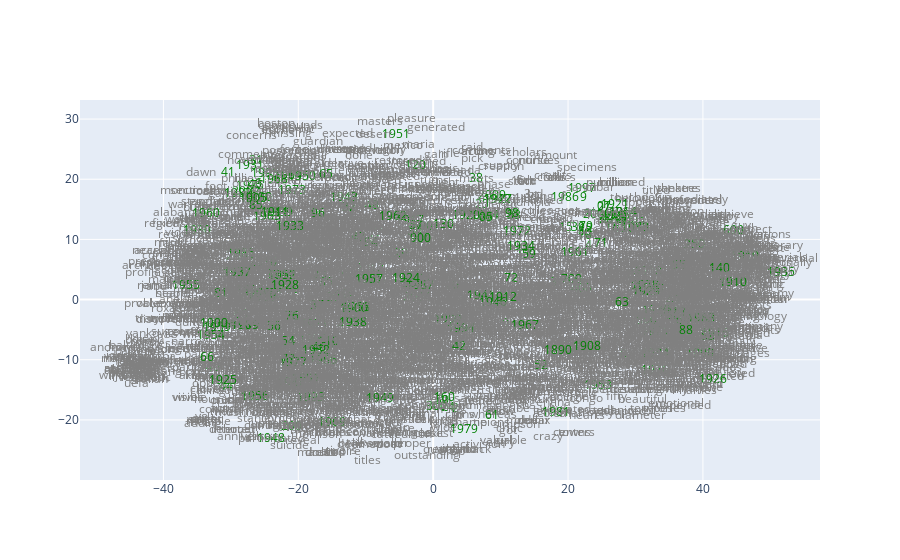

Notebook cell for this chart:
### Code cell
numeric = embeddings_df_tsne.index.str.isnumeric()
color = np.where(numeric, "green", "gray")
fig = go.Figure()

fig.add_trace(
    go.Scatter(
        x=embeddings_df_tsne[0],
        y=embeddings_df_tsne[1],
        mode="text",
        text=embeddings_df_tsne.index,
        textposition="middle center",
        textfont=dict(color=color),
    )
)
fig.write_html("word2vec_visualization.html")
fig

### Figure 1 — Plotly figure (JSON) as saved in the notebook; plotly's stock layout.template omitted (floating-point values rounded to 4 significant figures; data arrays with more than 128 entries replaced by an {"elided": "..."} marker saying what was removed)
{"data": [{"mode": "text", "text": {"elided": "4078 str values"}, "textfont": {"color": {"elided": "4078 str values"}}, "textposition": "middle center", "type": "scatter", "x": {"elided": "4078 float values"}, "y": {"elided": "4078 float values"}}], "layout": {}}
